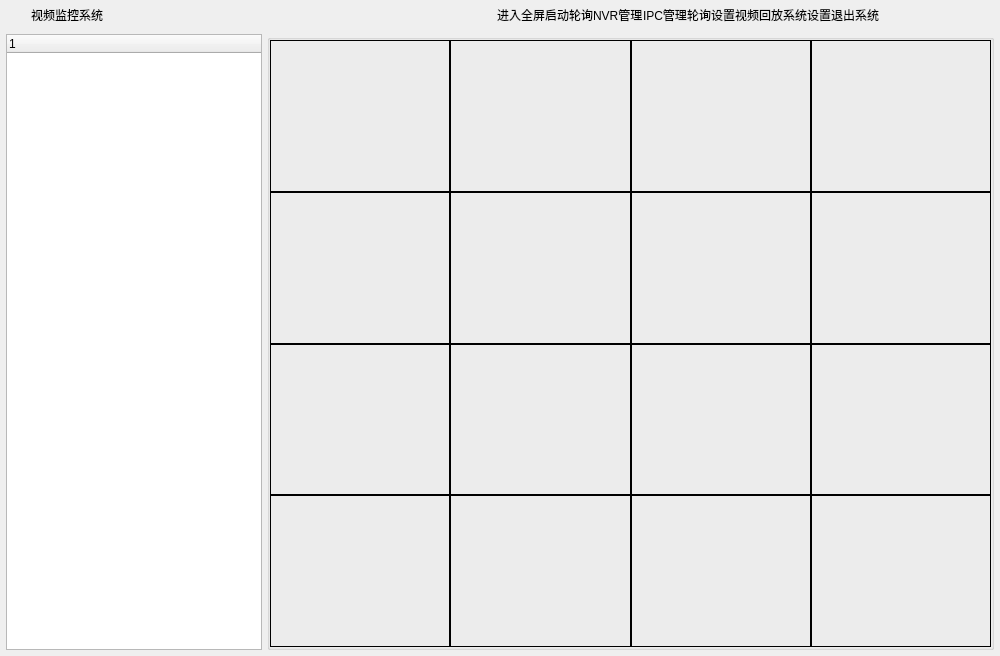
<?xml version="1.0" encoding="UTF-8"?>
<ui version="4.0">
 <class>frmMain</class>
 <widget class="QDialog" name="frmMain">
  <property name="geometry">
   <rect>
    <x>0</x>
    <y>0</y>
    <width>1000</width>
    <height>656</height>
   </rect>
  </property>
  <property name="minimumSize">
   <size>
    <width>0</width>
    <height>0</height>
   </size>
  </property>
  <property name="windowTitle">
   <string>视频监控系统V201412</string>
  </property>
  <property name="sizeGripEnabled">
   <bool>false</bool>
  </property>
  <layout class="QVBoxLayout" name="verticalLayout">
   <property name="spacing">
    <number>0</number>
   </property>
   <property name="leftMargin">
    <number>1</number>
   </property>
   <property name="topMargin">
    <number>1</number>
   </property>
   <property name="rightMargin">
    <number>1</number>
   </property>
   <property name="bottomMargin">
    <number>1</number>
   </property>
   <item>
    <widget class="QWidget" name="widget_title" native="true">
     <property name="sizePolicy">
      <sizepolicy hsizetype="Preferred" vsizetype="Fixed">
       <horstretch>0</horstretch>
       <verstretch>0</verstretch>
      </sizepolicy>
     </property>
     <property name="minimumSize">
      <size>
       <width>100</width>
       <height>28</height>
      </size>
     </property>
     <layout class="QHBoxLayout" name="horizontalLayout_2">
      <property name="spacing">
       <number>0</number>
      </property>
      <property name="leftMargin">
       <number>0</number>
      </property>
      <property name="topMargin">
       <number>0</number>
      </property>
      <property name="rightMargin">
       <number>0</number>
      </property>
      <property name="bottomMargin">
       <number>0</number>
      </property>
      <item>
       <widget class="QLabel" name="lab_Ico">
        <property name="sizePolicy">
         <sizepolicy hsizetype="Minimum" vsizetype="Preferred">
          <horstretch>0</horstretch>
          <verstretch>0</verstretch>
         </sizepolicy>
        </property>
        <property name="minimumSize">
         <size>
          <width>30</width>
          <height>0</height>
         </size>
        </property>
        <property name="text">
         <string/>
        </property>
        <property name="alignment">
         <set>Qt::AlignCenter</set>
        </property>
       </widget>
      </item>
      <item>
       <widget class="QLabel" name="lab_Title">
        <property name="sizePolicy">
         <sizepolicy hsizetype="Expanding" vsizetype="Preferred">
          <horstretch>0</horstretch>
          <verstretch>0</verstretch>
         </sizepolicy>
        </property>
        <property name="styleSheet">
         <string notr="true">font: 10pt &quot;微软雅黑&quot;;</string>
        </property>
        <property name="text">
         <string>视频监控系统</string>
        </property>
        <property name="alignment">
         <set>Qt::AlignLeading|Qt::AlignLeft|Qt::AlignVCenter</set>
        </property>
       </widget>
      </item>
      <item>
       <widget class="QWidget" name="widget_menu" native="true">
        <property name="sizePolicy">
         <sizepolicy hsizetype="Minimum" vsizetype="Preferred">
          <horstretch>0</horstretch>
          <verstretch>0</verstretch>
         </sizepolicy>
        </property>
        <layout class="QHBoxLayout" name="horizontalLayout">
         <property name="spacing">
          <number>0</number>
         </property>
         <property name="leftMargin">
          <number>0</number>
         </property>
         <property name="topMargin">
          <number>0</number>
         </property>
         <property name="rightMargin">
          <number>0</number>
         </property>
         <property name="bottomMargin">
          <number>0</number>
         </property>
         <item>
          <widget class="QLabel" name="labFull">
           <property name="cursor">
            <cursorShape>PointingHandCursor</cursorShape>
           </property>
           <property name="styleSheet">
            <string notr="true">font: 10pt &quot;微软雅黑&quot;;</string>
           </property>
           <property name="text">
            <string>进入全屏</string>
           </property>
          </widget>
         </item>
         <item>
          <widget class="QLabel" name="labStart">
           <property name="cursor">
            <cursorShape>PointingHandCursor</cursorShape>
           </property>
           <property name="styleSheet">
            <string notr="true">font: 10pt &quot;微软雅黑&quot;;</string>
           </property>
           <property name="text">
            <string>启动轮询</string>
           </property>
          </widget>
         </item>
         <item>
          <widget class="QLabel" name="labNVR">
           <property name="cursor">
            <cursorShape>PointingHandCursor</cursorShape>
           </property>
           <property name="styleSheet">
            <string notr="true">font: 10pt &quot;微软雅黑&quot;;</string>
           </property>
           <property name="text">
            <string>NVR管理</string>
           </property>
          </widget>
         </item>
         <item>
          <widget class="QLabel" name="labIPC">
           <property name="cursor">
            <cursorShape>PointingHandCursor</cursorShape>
           </property>
           <property name="styleSheet">
            <string notr="true">font: 10pt &quot;微软雅黑&quot;;</string>
           </property>
           <property name="text">
            <string>IPC管理</string>
           </property>
          </widget>
         </item>
         <item>
          <widget class="QLabel" name="labPollConfig">
           <property name="cursor">
            <cursorShape>PointingHandCursor</cursorShape>
           </property>
           <property name="styleSheet">
            <string notr="true">font: 10pt &quot;微软雅黑&quot;;</string>
           </property>
           <property name="text">
            <string>轮询设置</string>
           </property>
          </widget>
         </item>
         <item>
          <widget class="QLabel" name="labVideoPlayBack">
           <property name="cursor">
            <cursorShape>PointingHandCursor</cursorShape>
           </property>
           <property name="styleSheet">
            <string notr="true">font: 10pt &quot;微软雅黑&quot;;</string>
           </property>
           <property name="text">
            <string>视频回放</string>
           </property>
          </widget>
         </item>
         <item>
          <widget class="QLabel" name="labConfig">
           <property name="cursor">
            <cursorShape>PointingHandCursor</cursorShape>
           </property>
           <property name="styleSheet">
            <string notr="true">font: 10pt &quot;微软雅黑&quot;;</string>
           </property>
           <property name="text">
            <string>系统设置</string>
           </property>
          </widget>
         </item>
         <item>
          <widget class="QLabel" name="labExit">
           <property name="cursor">
            <cursorShape>PointingHandCursor</cursorShape>
           </property>
           <property name="styleSheet">
            <string notr="true">font: 10pt &quot;微软雅黑&quot;;</string>
           </property>
           <property name="text">
            <string>退出系统</string>
           </property>
          </widget>
         </item>
         <item>
          <widget class="QLabel" name="labStyle">
           <property name="sizePolicy">
            <sizepolicy hsizetype="Minimum" vsizetype="Preferred">
             <horstretch>0</horstretch>
             <verstretch>0</verstretch>
            </sizepolicy>
           </property>
           <property name="minimumSize">
            <size>
             <width>40</width>
             <height>0</height>
            </size>
           </property>
           <property name="cursor">
            <cursorShape>PointingHandCursor</cursorShape>
           </property>
           <property name="toolTip">
            <string>样式</string>
           </property>
           <property name="text">
            <string/>
           </property>
          </widget>
         </item>
         <item>
          <widget class="QPushButton" name="btnMenu_Min">
           <property name="sizePolicy">
            <sizepolicy hsizetype="Minimum" vsizetype="Expanding">
             <horstretch>0</horstretch>
             <verstretch>0</verstretch>
            </sizepolicy>
           </property>
           <property name="minimumSize">
            <size>
             <width>40</width>
             <height>0</height>
            </size>
           </property>
           <property name="cursor">
            <cursorShape>ArrowCursor</cursorShape>
           </property>
           <property name="focusPolicy">
            <enum>Qt::NoFocus</enum>
           </property>
           <property name="toolTip">
            <string>最小化</string>
           </property>
           <property name="text">
            <string/>
           </property>
           <property name="flat">
            <bool>true</bool>
           </property>
          </widget>
         </item>
         <item>
          <widget class="QPushButton" name="btnMenu_Close">
           <property name="sizePolicy">
            <sizepolicy hsizetype="Minimum" vsizetype="Expanding">
             <horstretch>0</horstretch>
             <verstretch>0</verstretch>
            </sizepolicy>
           </property>
           <property name="minimumSize">
            <size>
             <width>40</width>
             <height>0</height>
            </size>
           </property>
           <property name="cursor">
            <cursorShape>ArrowCursor</cursorShape>
           </property>
           <property name="focusPolicy">
            <enum>Qt::NoFocus</enum>
           </property>
           <property name="toolTip">
            <string>关闭</string>
           </property>
           <property name="text">
            <string/>
           </property>
           <property name="flat">
            <bool>true</bool>
           </property>
          </widget>
         </item>
        </layout>
       </widget>
      </item>
     </layout>
    </widget>
   </item>
   <item>
    <widget class="QWidget" name="widget_main" native="true">
     <property name="styleSheet">
      <string notr="true">font: 9pt &quot;微软雅黑&quot;;</string>
     </property>
     <layout class="QHBoxLayout" name="horizontalLayout_3">
      <property name="spacing">
       <number>5</number>
      </property>
      <property name="leftMargin">
       <number>5</number>
      </property>
      <property name="topMargin">
       <number>5</number>
      </property>
      <property name="rightMargin">
       <number>5</number>
      </property>
      <property name="bottomMargin">
       <number>5</number>
      </property>
      <item>
       <widget class="QTreeWidget" name="treeMain">
        <property name="sizePolicy">
         <sizepolicy hsizetype="Fixed" vsizetype="Expanding">
          <horstretch>0</horstretch>
          <verstretch>0</verstretch>
         </sizepolicy>
        </property>
        <property name="minimumSize">
         <size>
          <width>0</width>
          <height>0</height>
         </size>
        </property>
        <column>
         <property name="text">
          <string notr="true">1</string>
         </property>
        </column>
       </widget>
      </item>
      <item>
       <widget class="QGroupBox" name="gboxMain">
        <property name="sizePolicy">
         <sizepolicy hsizetype="Expanding" vsizetype="Expanding">
          <horstretch>0</horstretch>
          <verstretch>0</verstretch>
         </sizepolicy>
        </property>
        <property name="title">
         <string/>
        </property>
        <layout class="QVBoxLayout" name="verticalLayout_2">
         <property name="spacing">
          <number>0</number>
         </property>
         <property name="leftMargin">
          <number>0</number>
         </property>
         <property name="topMargin">
          <number>0</number>
         </property>
         <property name="rightMargin">
          <number>0</number>
         </property>
         <property name="bottomMargin">
          <number>0</number>
         </property>
         <item>
          <layout class="QHBoxLayout" name="lay1">
           <property name="spacing">
            <number>0</number>
           </property>
           <item>
            <widget class="QLabel" name="labVideo1">
             <property name="sizePolicy">
              <sizepolicy hsizetype="Preferred" vsizetype="Expanding">
               <horstretch>0</horstretch>
               <verstretch>0</verstretch>
              </sizepolicy>
             </property>
             <property name="focusPolicy">
              <enum>Qt::StrongFocus</enum>
             </property>
             <property name="frameShape">
              <enum>QFrame::Panel</enum>
             </property>
             <property name="frameShadow">
              <enum>QFrame::Plain</enum>
             </property>
             <property name="lineWidth">
              <number>1</number>
             </property>
             <property name="midLineWidth">
              <number>0</number>
             </property>
             <property name="text">
              <string/>
             </property>
             <property name="alignment">
              <set>Qt::AlignCenter</set>
             </property>
            </widget>
           </item>
           <item>
            <widget class="QLabel" name="labVideo2">
             <property name="sizePolicy">
              <sizepolicy hsizetype="Preferred" vsizetype="Expanding">
               <horstretch>0</horstretch>
               <verstretch>0</verstretch>
              </sizepolicy>
             </property>
             <property name="focusPolicy">
              <enum>Qt::StrongFocus</enum>
             </property>
             <property name="frameShape">
              <enum>QFrame::Panel</enum>
             </property>
             <property name="frameShadow">
              <enum>QFrame::Plain</enum>
             </property>
             <property name="lineWidth">
              <number>1</number>
             </property>
             <property name="midLineWidth">
              <number>0</number>
             </property>
             <property name="text">
              <string/>
             </property>
             <property name="alignment">
              <set>Qt::AlignCenter</set>
             </property>
            </widget>
           </item>
           <item>
            <widget class="QLabel" name="labVideo3">
             <property name="sizePolicy">
              <sizepolicy hsizetype="Preferred" vsizetype="Expanding">
               <horstretch>0</horstretch>
               <verstretch>0</verstretch>
              </sizepolicy>
             </property>
             <property name="focusPolicy">
              <enum>Qt::StrongFocus</enum>
             </property>
             <property name="frameShape">
              <enum>QFrame::Panel</enum>
             </property>
             <property name="frameShadow">
              <enum>QFrame::Plain</enum>
             </property>
             <property name="lineWidth">
              <number>1</number>
             </property>
             <property name="midLineWidth">
              <number>0</number>
             </property>
             <property name="text">
              <string/>
             </property>
             <property name="alignment">
              <set>Qt::AlignCenter</set>
             </property>
            </widget>
           </item>
           <item>
            <widget class="QLabel" name="labVideo4">
             <property name="sizePolicy">
              <sizepolicy hsizetype="Preferred" vsizetype="Expanding">
               <horstretch>0</horstretch>
               <verstretch>0</verstretch>
              </sizepolicy>
             </property>
             <property name="focusPolicy">
              <enum>Qt::StrongFocus</enum>
             </property>
             <property name="frameShape">
              <enum>QFrame::Panel</enum>
             </property>
             <property name="frameShadow">
              <enum>QFrame::Plain</enum>
             </property>
             <property name="lineWidth">
              <number>1</number>
             </property>
             <property name="midLineWidth">
              <number>0</number>
             </property>
             <property name="text">
              <string/>
             </property>
             <property name="alignment">
              <set>Qt::AlignCenter</set>
             </property>
            </widget>
           </item>
          </layout>
         </item>
         <item>
          <layout class="QHBoxLayout" name="lay2">
           <property name="spacing">
            <number>0</number>
           </property>
           <item>
            <widget class="QLabel" name="labVideo5">
             <property name="sizePolicy">
              <sizepolicy hsizetype="Preferred" vsizetype="Expanding">
               <horstretch>0</horstretch>
               <verstretch>0</verstretch>
              </sizepolicy>
             </property>
             <property name="focusPolicy">
              <enum>Qt::StrongFocus</enum>
             </property>
             <property name="frameShape">
              <enum>QFrame::Panel</enum>
             </property>
             <property name="frameShadow">
              <enum>QFrame::Plain</enum>
             </property>
             <property name="lineWidth">
              <number>1</number>
             </property>
             <property name="midLineWidth">
              <number>0</number>
             </property>
             <property name="text">
              <string/>
             </property>
             <property name="alignment">
              <set>Qt::AlignCenter</set>
             </property>
            </widget>
           </item>
           <item>
            <widget class="QLabel" name="labVideo6">
             <property name="sizePolicy">
              <sizepolicy hsizetype="Preferred" vsizetype="Expanding">
               <horstretch>0</horstretch>
               <verstretch>0</verstretch>
              </sizepolicy>
             </property>
             <property name="focusPolicy">
              <enum>Qt::StrongFocus</enum>
             </property>
             <property name="frameShape">
              <enum>QFrame::Panel</enum>
             </property>
             <property name="frameShadow">
              <enum>QFrame::Plain</enum>
             </property>
             <property name="lineWidth">
              <number>1</number>
             </property>
             <property name="midLineWidth">
              <number>0</number>
             </property>
             <property name="text">
              <string/>
             </property>
             <property name="alignment">
              <set>Qt::AlignCenter</set>
             </property>
            </widget>
           </item>
           <item>
            <widget class="QLabel" name="labVideo7">
             <property name="sizePolicy">
              <sizepolicy hsizetype="Preferred" vsizetype="Expanding">
               <horstretch>0</horstretch>
               <verstretch>0</verstretch>
              </sizepolicy>
             </property>
             <property name="focusPolicy">
              <enum>Qt::StrongFocus</enum>
             </property>
             <property name="frameShape">
              <enum>QFrame::Panel</enum>
             </property>
             <property name="frameShadow">
              <enum>QFrame::Plain</enum>
             </property>
             <property name="lineWidth">
              <number>1</number>
             </property>
             <property name="midLineWidth">
              <number>0</number>
             </property>
             <property name="text">
              <string/>
             </property>
             <property name="alignment">
              <set>Qt::AlignCenter</set>
             </property>
            </widget>
           </item>
           <item>
            <widget class="QLabel" name="labVideo8">
             <property name="sizePolicy">
              <sizepolicy hsizetype="Preferred" vsizetype="Expanding">
               <horstretch>0</horstretch>
               <verstretch>0</verstretch>
              </sizepolicy>
             </property>
             <property name="focusPolicy">
              <enum>Qt::StrongFocus</enum>
             </property>
             <property name="frameShape">
              <enum>QFrame::Panel</enum>
             </property>
             <property name="frameShadow">
              <enum>QFrame::Plain</enum>
             </property>
             <property name="lineWidth">
              <number>1</number>
             </property>
             <property name="midLineWidth">
              <number>0</number>
             </property>
             <property name="text">
              <string/>
             </property>
             <property name="alignment">
              <set>Qt::AlignCenter</set>
             </property>
            </widget>
           </item>
          </layout>
         </item>
         <item>
          <layout class="QHBoxLayout" name="lay3">
           <property name="spacing">
            <number>0</number>
           </property>
           <item>
            <widget class="QLabel" name="labVideo9">
             <property name="sizePolicy">
              <sizepolicy hsizetype="Preferred" vsizetype="Expanding">
               <horstretch>0</horstretch>
               <verstretch>0</verstretch>
              </sizepolicy>
             </property>
             <property name="focusPolicy">
              <enum>Qt::StrongFocus</enum>
             </property>
             <property name="frameShape">
              <enum>QFrame::Panel</enum>
             </property>
             <property name="frameShadow">
              <enum>QFrame::Plain</enum>
             </property>
             <property name="lineWidth">
              <number>1</number>
             </property>
             <property name="midLineWidth">
              <number>0</number>
             </property>
             <property name="text">
              <string/>
             </property>
             <property name="alignment">
              <set>Qt::AlignCenter</set>
             </property>
            </widget>
           </item>
           <item>
            <widget class="QLabel" name="labVideo10">
             <property name="sizePolicy">
              <sizepolicy hsizetype="Preferred" vsizetype="Expanding">
               <horstretch>0</horstretch>
               <verstretch>0</verstretch>
              </sizepolicy>
             </property>
             <property name="focusPolicy">
              <enum>Qt::StrongFocus</enum>
             </property>
             <property name="frameShape">
              <enum>QFrame::Panel</enum>
             </property>
             <property name="frameShadow">
              <enum>QFrame::Plain</enum>
             </property>
             <property name="lineWidth">
              <number>1</number>
             </property>
             <property name="midLineWidth">
              <number>0</number>
             </property>
             <property name="text">
              <string/>
             </property>
             <property name="alignment">
              <set>Qt::AlignCenter</set>
             </property>
            </widget>
           </item>
           <item>
            <widget class="QLabel" name="labVideo11">
             <property name="sizePolicy">
              <sizepolicy hsizetype="Preferred" vsizetype="Expanding">
               <horstretch>0</horstretch>
               <verstretch>0</verstretch>
              </sizepolicy>
             </property>
             <property name="focusPolicy">
              <enum>Qt::StrongFocus</enum>
             </property>
             <property name="frameShape">
              <enum>QFrame::Panel</enum>
             </property>
             <property name="frameShadow">
              <enum>QFrame::Plain</enum>
             </property>
             <property name="lineWidth">
              <number>1</number>
             </property>
             <property name="midLineWidth">
              <number>0</number>
             </property>
             <property name="text">
              <string/>
             </property>
             <property name="alignment">
              <set>Qt::AlignCenter</set>
             </property>
            </widget>
           </item>
           <item>
            <widget class="QLabel" name="labVideo12">
             <property name="sizePolicy">
              <sizepolicy hsizetype="Preferred" vsizetype="Expanding">
               <horstretch>0</horstretch>
               <verstretch>0</verstretch>
              </sizepolicy>
             </property>
             <property name="focusPolicy">
              <enum>Qt::StrongFocus</enum>
             </property>
             <property name="frameShape">
              <enum>QFrame::Panel</enum>
             </property>
             <property name="frameShadow">
              <enum>QFrame::Plain</enum>
             </property>
             <property name="lineWidth">
              <number>1</number>
             </property>
             <property name="midLineWidth">
              <number>0</number>
             </property>
             <property name="text">
              <string/>
             </property>
             <property name="alignment">
              <set>Qt::AlignCenter</set>
             </property>
            </widget>
           </item>
          </layout>
         </item>
         <item>
          <layout class="QHBoxLayout" name="lay4">
           <property name="spacing">
            <number>0</number>
           </property>
           <item>
            <widget class="QLabel" name="labVideo13">
             <property name="sizePolicy">
              <sizepolicy hsizetype="Preferred" vsizetype="Expanding">
               <horstretch>0</horstretch>
               <verstretch>0</verstretch>
              </sizepolicy>
             </property>
             <property name="focusPolicy">
              <enum>Qt::StrongFocus</enum>
             </property>
             <property name="frameShape">
              <enum>QFrame::Panel</enum>
             </property>
             <property name="frameShadow">
              <enum>QFrame::Plain</enum>
             </property>
             <property name="lineWidth">
              <number>1</number>
             </property>
             <property name="midLineWidth">
              <number>0</number>
             </property>
             <property name="text">
              <string/>
             </property>
             <property name="alignment">
              <set>Qt::AlignCenter</set>
             </property>
            </widget>
           </item>
           <item>
            <widget class="QLabel" name="labVideo14">
             <property name="sizePolicy">
              <sizepolicy hsizetype="Preferred" vsizetype="Expanding">
               <horstretch>0</horstretch>
               <verstretch>0</verstretch>
              </sizepolicy>
             </property>
             <property name="focusPolicy">
              <enum>Qt::StrongFocus</enum>
             </property>
             <property name="frameShape">
              <enum>QFrame::Panel</enum>
             </property>
             <property name="frameShadow">
              <enum>QFrame::Plain</enum>
             </property>
             <property name="lineWidth">
              <number>1</number>
             </property>
             <property name="midLineWidth">
              <number>0</number>
             </property>
             <property name="text">
              <string/>
             </property>
             <property name="alignment">
              <set>Qt::AlignCenter</set>
             </property>
            </widget>
           </item>
           <item>
            <widget class="QLabel" name="labVideo15">
             <property name="sizePolicy">
              <sizepolicy hsizetype="Preferred" vsizetype="Expanding">
               <horstretch>0</horstretch>
               <verstretch>0</verstretch>
              </sizepolicy>
             </property>
             <property name="focusPolicy">
              <enum>Qt::StrongFocus</enum>
             </property>
             <property name="frameShape">
              <enum>QFrame::Panel</enum>
             </property>
             <property name="frameShadow">
              <enum>QFrame::Plain</enum>
             </property>
             <property name="lineWidth">
              <number>1</number>
             </property>
             <property name="midLineWidth">
              <number>0</number>
             </property>
             <property name="text">
              <string/>
             </property>
             <property name="alignment">
              <set>Qt::AlignCenter</set>
             </property>
            </widget>
           </item>
           <item>
            <widget class="QLabel" name="labVideo16">
             <property name="sizePolicy">
              <sizepolicy hsizetype="Preferred" vsizetype="Expanding">
               <horstretch>0</horstretch>
               <verstretch>0</verstretch>
              </sizepolicy>
             </property>
             <property name="focusPolicy">
              <enum>Qt::StrongFocus</enum>
             </property>
             <property name="frameShape">
              <enum>QFrame::Panel</enum>
             </property>
             <property name="frameShadow">
              <enum>QFrame::Plain</enum>
             </property>
             <property name="lineWidth">
              <number>1</number>
             </property>
             <property name="midLineWidth">
              <number>0</number>
             </property>
             <property name="text">
              <string/>
             </property>
             <property name="alignment">
              <set>Qt::AlignCenter</set>
             </property>
            </widget>
           </item>
          </layout>
         </item>
        </layout>
       </widget>
      </item>
     </layout>
    </widget>
   </item>
  </layout>
 </widget>
 <layoutdefault spacing="6" margin="11"/>
 <resources/>
 <connections/>
</ui>
